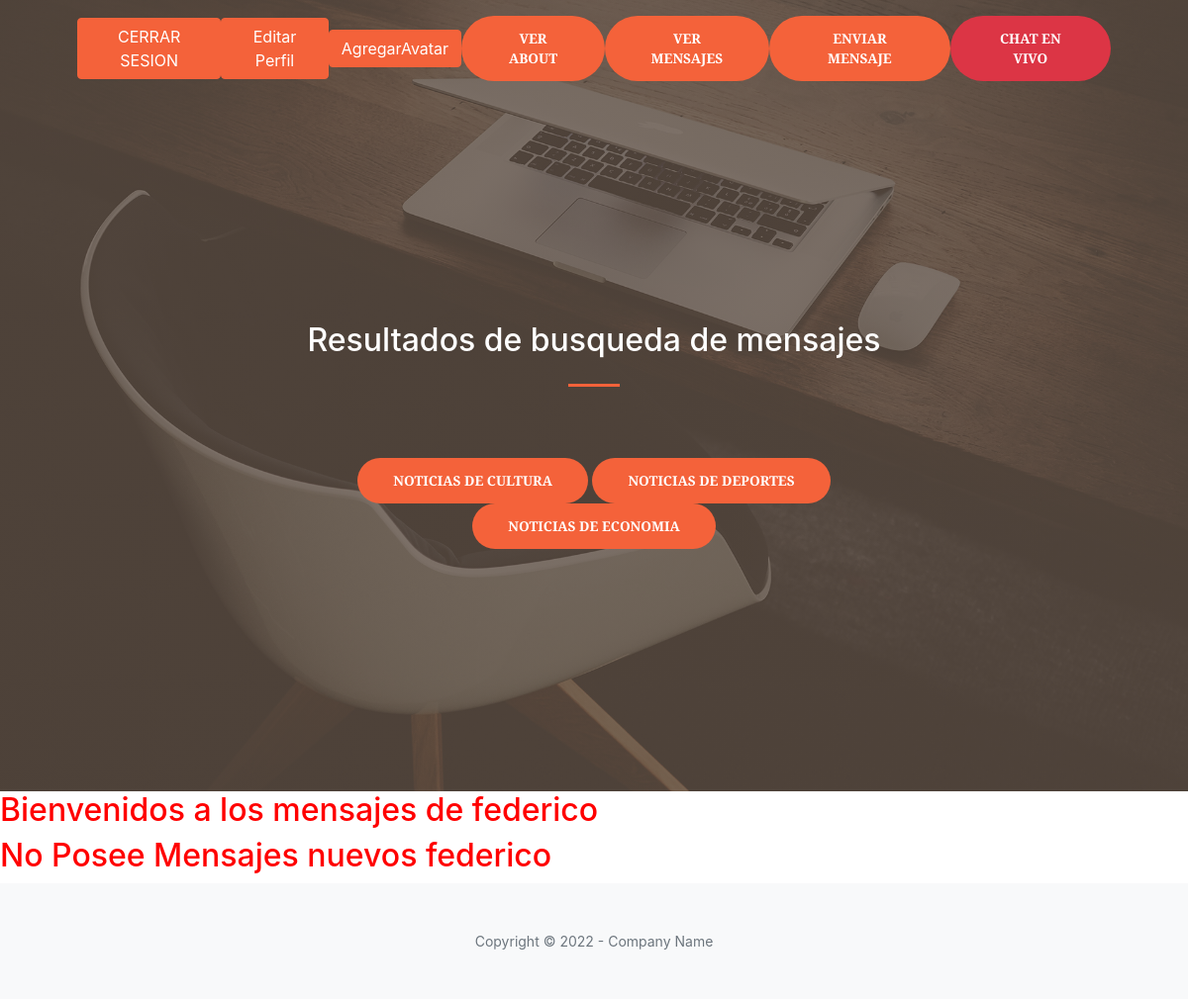
The page /buscarMensaje (signed in) on the database as committed earlier.
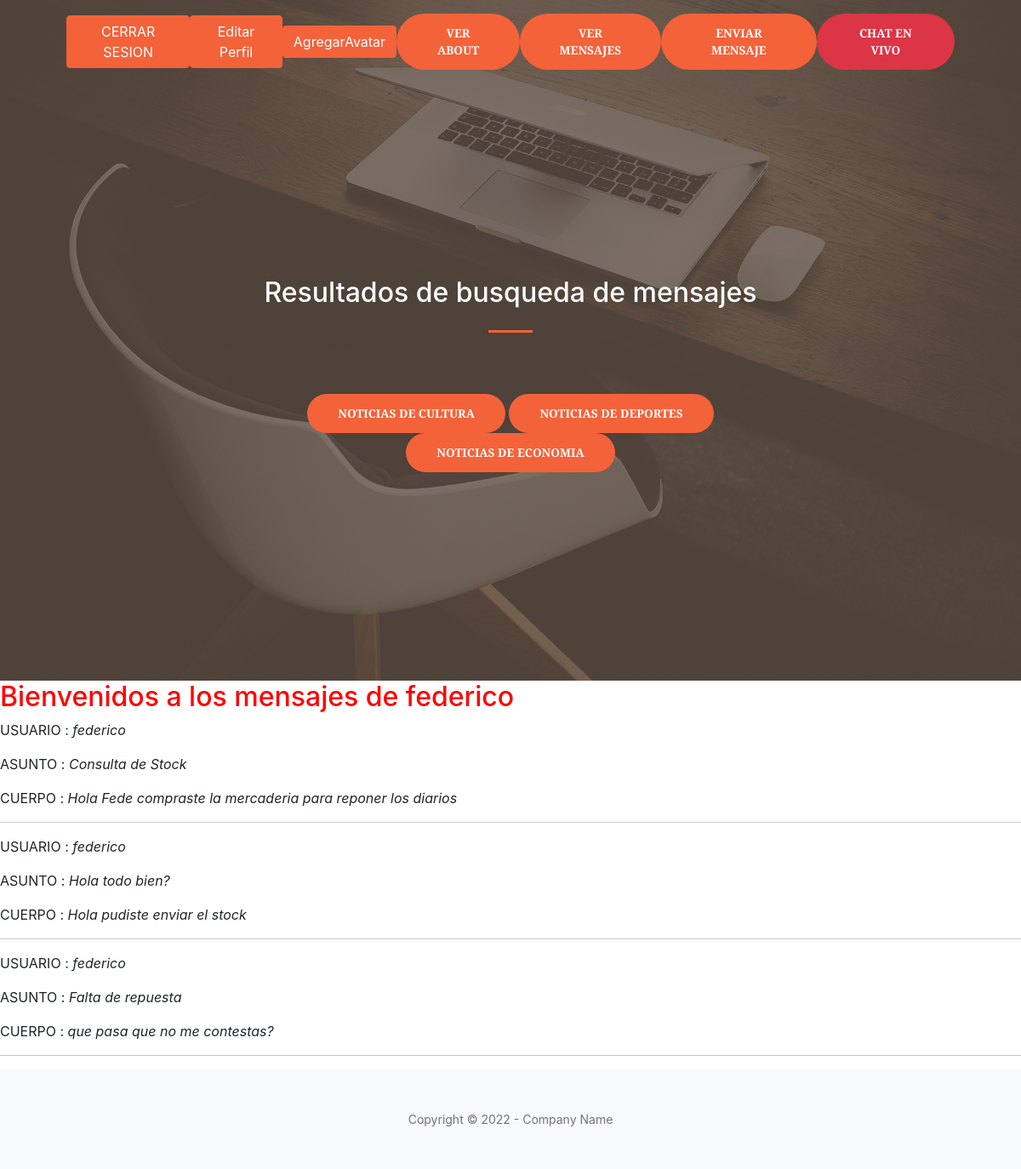
The same page on the database as committed later.
### AppBlog/models.py (models this page shows, shortened)
class Mensaje(models.Model):
    usuario = models.CharField(max_length=50)
    asunto = models.CharField(max_length=50)
    campo = models.CharField(max_length=250)

### AppBlog/views.py (the view)
# urls.py: path('buscarMensaje', buscarMensajes, name='buscarMensajes'),
def buscarMensajes(request):
    usuario=request.user
    usuario = str(usuario)
    mensajes= Mensaje.objects.all()
    return render(request,'AppBlog/resultadosMensajes.html',{'mensajes': mensajes,'usuario':usuario})

### AppBlog/templates/AppBlog/resultadosMensajes.html
{% extends "AppBlog/padre.html" %}
{% load static %}
{% block titulo %}
<h2 style="color:white">Resultados de busqueda de mensajes</h2>
{% endblock %}
{% block cuerpo %}
<h2 style="color: red"> Bienvenidos a los mensajes de {{usuario}}</h2>
{% if mensajes %}
{% for mensaje in mensajes %}
    {% if mensaje.usuario == usuario %}
    <p>USUARIO : <i>{{mensaje.usuario}}</i></p>
    <p>ASUNTO : <i>{{mensaje.asunto}}</i></p>
    <p>CUERPO : <i>{{mensaje.campo}}</i></p>
    <hr>
    {% endif %}
{% endfor %}
{% else %}
<h2 style="color: red">No Posee Mensajes nuevos {{usuario}} </h2>
{% endif %}
{% endblock%}

### AppBlog/templates/AppBlog/padre.html (shortened to what this page needs)
<!DOCTYPE html>
<html lang="en">
    <head>
        {% load static %}
        <link href="https://cdn.jsdelivr.net/npm/bootstrap-icons@1.5.0/font/bootstrap-icons.css" rel="stylesheet" />
        <link href="https://cdnjs.cloudflare.com/ajax/libs/SimpleLightbox/2.1.0/simpleLightbox.min.css" rel="stylesheet" />
        <link href="{% static 'AppBlog/css/styles.css'%}" rel="stylesheet" />
    </head>
    <body id="page-top">
        <nav class="navbar navbar-expand-lg navbar-light fixed-top py-3" id="mainNav">
            <div class="container px-4 px-lg-5">
                {% if not request.user.is_authenticated %}
                <a class="btn btn-primary btn-xl" href="{% url 'login' %}">Iniciar Sesion</a>
                <a class="btn btn-primary btn-xl" href="{% url 'register' %}">Registrarme</a>
                {% else %}
                <a class="btn btn-primary " href="{% url 'logout' %}">CERRAR SESION</a>
                <a class="btn btn-primary" href="{% url 'editarPerfil' %}">Editar Perfil</a>
                <a class="btn btn-primary" href="{% url 'agregarAvatar' %}">AgregarAvatar</a>
                {% endif %}
                <div class="collapse navbar-collapse" id="navbarResponsive">
                    <ul class="navbar-nav ms-auto my-2 my-lg-0">
                        <a class="btn btn-primary btn-xl" href="{% url 'about'%}">Ver About</a>
                        {% if not request.user.is_authenticated %}
                        <a class="btn btn-primary btn-xl" href="{% url 'login' %}">Centro de Mensajes</a>
                        {% else %}
                        <a class="btn btn-primary btn-xl" href="{% url 'buscarMensajes' %}">Ver Mensajes</a>
                        <a class="btn btn-primary btn-xl" href="{% url 'enviarMensaje' %}">Enviar Mensaje</a>
                        <a class="btn btn-danger btn-xl" href="{% url 'chat' %}">Chat en vivo</a>
                        {% endif %}
                    </ul>
                </div>
            </div>
        </nav>
        <header class="masthead">
            <div class="container px-4 px-lg-5 h-100">
                <div class="row gx-4 gx-lg-5 h-100 align-items-center justify-content-center text-center">
                    <div class="col-lg-8 align-self-end">
                        <h1 class="text-white font-weight-bold">{% block titulo %}{% endblock %}</h1>
                        <hr class="divider" />
                    </div>
                    <div class="col-lg-8 align-self-baseline">
                        <a class="btn btn-primary btn-xl" href="{% url 'culture_listar' %}">Noticias de Cultura</a>
                        <a class="btn btn-primary btn-xl" href="{% url 'sports_listar' %}">Noticias de Deportes</a>
                        <a class="btn btn-primary btn-xl" href="{% url 'economy_listar' %}">Noticias de Economia</a>
                    </div>
                </div>
            </div>
        </header>
        {% block cuerpo %}
        {% endblock%}
        <footer class="bg-light py-5">
            <div class="container px-4 px-lg-5"><div class="small text-center text-muted">Copyright &copy; 2022 - Company Name</div></div>
        </footer>
    </body>
</html>

Rows that differ between the two databases and show on the page:
added Mensaje: usuario "federico", asunto "Consulta de Stock", campo "Hola Fede compraste la mercaderia para reponer los diarios"
added Mensaje: usuario "federico", asunto "Hola todo bien?", campo "Hola pudiste enviar el stock"
added Mensaje: usuario "federico", asunto "Falta de repuesta", campo "que pasa que no me contestas?"
Other text that changed with them:
{{ usuario }}: "federico" → (not shown)
text no longer shown: "No Posee Mensajes nuevos"
